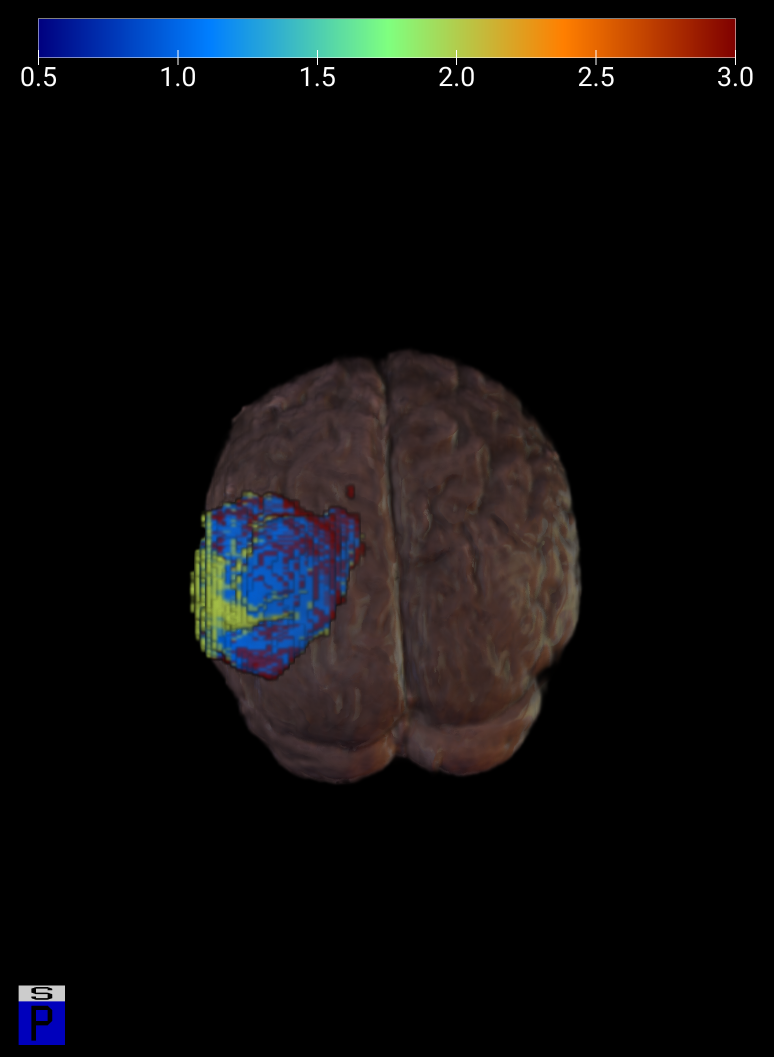
#> input picture Deep-Learning/Projects/NeuroContour/outputs/3d/frames/spin_000.png, 1548 x 2114 px (shown at 1/2 size); its folder holds only this picture in this run
$ python stitch.py
#> lines starting #> are read from the running program, lines starting #| are printed output that depends on the picture
from PIL import Image
import glob

files = sorted(glob.glob("spin_*.png"))
CROP = (184, 604, 1364, 1620)

frames = []
for f in files:
    im = Image.open(f).convert("RGB").crop(CROP)
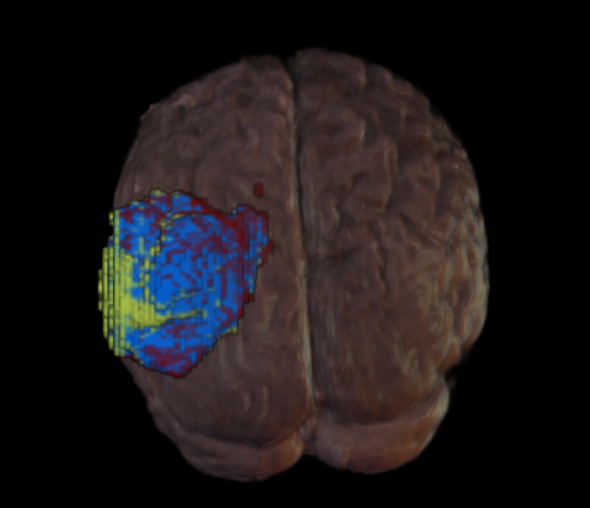
#> im: PIL image 1180x1016 RGB (shown at 1/2 size); mean R, G, B 28.5, 23.8, 24.9
    im = im.resize((900, 775), Image.LANCZOS)
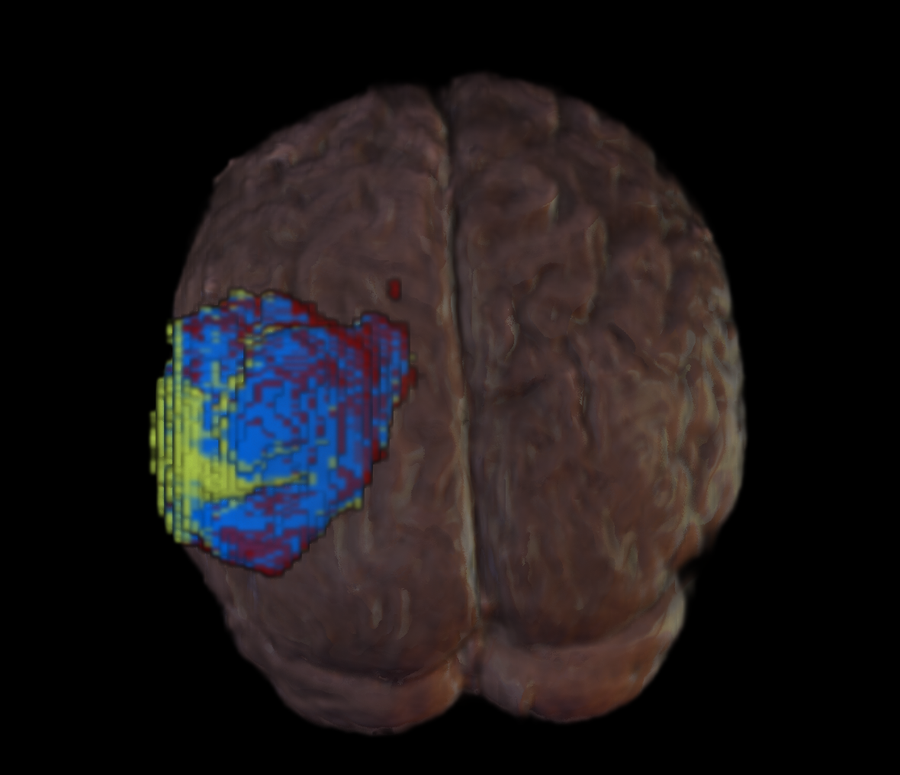
#> im: PIL image 900x775 RGB; mean R, G, B 28.5, 23.8, 24.9
    frames.append(im)

palette = frames[0].quantize(colors=256, method=Image.MEDIANCUT)
qframes = [fr.quantize(palette=palette, dither=Image.FLOYDSTEINBERG) for fr in frames]
#> qframes = 1 item
qframes[0].save("055_compare_spin.gif", save_all=True,
                append_images=qframes[1:], duration=67, loop=0)
print("saved", len(qframes), "frames")
#| saved 1 frames
